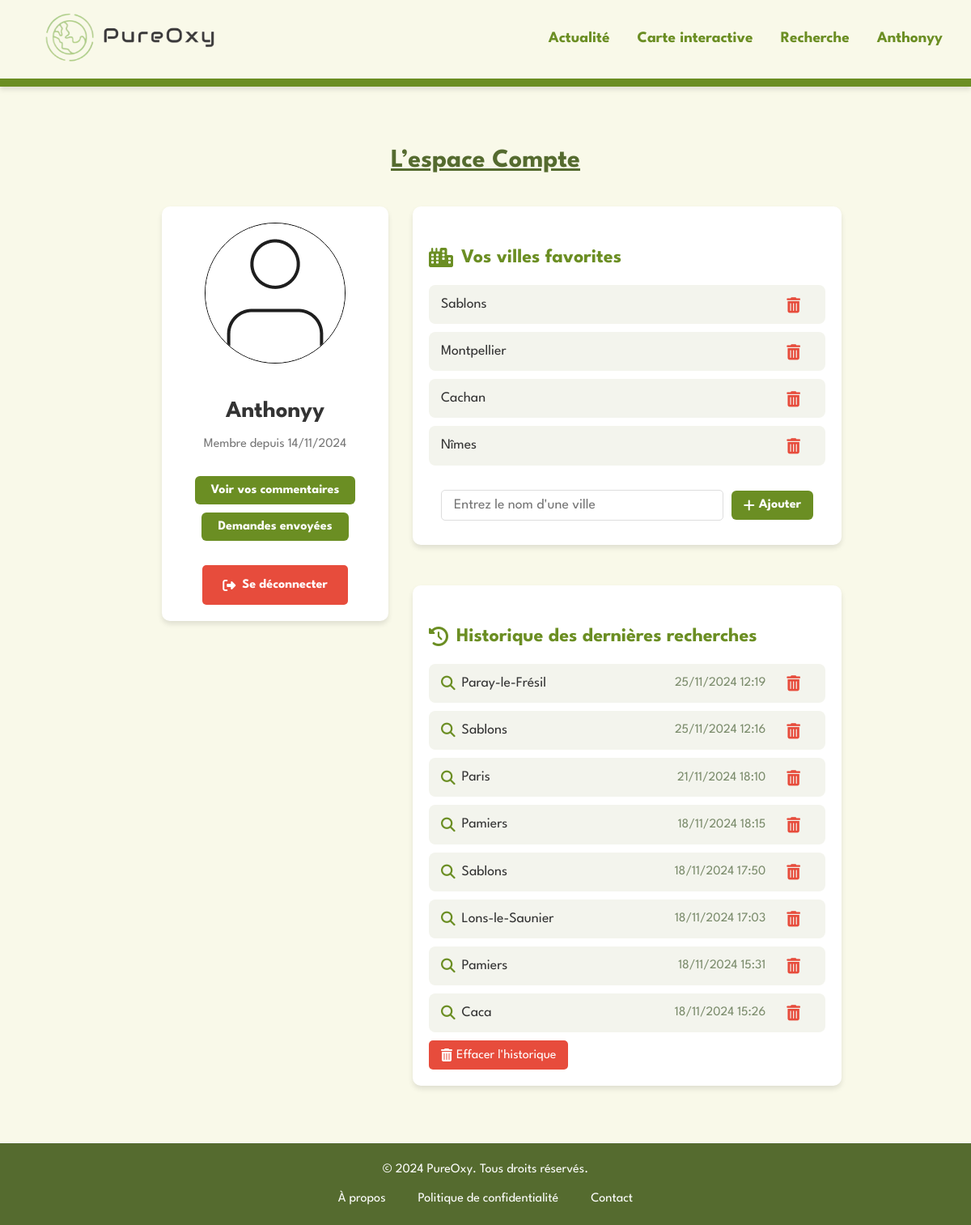
/pages/compte.php (signed in), run on the app's committed database.
### tables this page shows
CREATE TABLE IF NOT EXISTS `users` (
  `id` int NOT NULL AUTO_INCREMENT,
  `username` varchar(50) NOT NULL,
  `password` varchar(255) NOT NULL,
  `created_at` timestamp NULL DEFAULT CURRENT_TIMESTAMP,
  `profile_picture` varchar(255) DEFAULT '../images/user.png',
  `email` varchar(255) NOT NULL,
  PRIMARY KEY (`id`),
  UNIQUE KEY `username` (`username`)
);

CREATE TABLE IF NOT EXISTS `favorite_cities` (
  `id` int NOT NULL AUTO_INCREMENT,
  `user_id` int NOT NULL,
  `city_name` varchar(255) NOT NULL,
  PRIMARY KEY (`id`),
  KEY `user_id` (`user_id`)
);

CREATE TABLE IF NOT EXISTS `search_history` (
  `id` int NOT NULL AUTO_INCREMENT,
  `user_id` int NOT NULL,
  `search_query` varchar(255) NOT NULL,
  `search_date` timestamp NULL DEFAULT CURRENT_TIMESTAMP,
  PRIMARY KEY (`id`),
  KEY `user_id` (`user_id`)
);

### pages/compte.php (the view, shortened to what this page needs)
<?php
require '../bd/bd.php';
if (isset($_SESSION['user_id'])) {
    $user_id = $_SESSION['user_id'];
    $stmt = $conn->prepare("SELECT search_query, search_date FROM search_history WHERE user_id = ? ORDER BY search_date DESC LIMIT 7");
    if ($stmt) {
        $stmt->bind_param("i", $user_id);
        $stmt->execute();
        $result = $stmt->get_result();
        $search_history = $result->fetch_all(MYSQLI_ASSOC);
    }
    $stmt = $conn->prepare("SELECT city_name FROM favorite_cities WHERE user_id = ?");
    if ($stmt) {
        $stmt->bind_param("i", $user_id);
        $stmt->execute();
        $cities_result = $stmt->get_result();
        $favorite_cities = $cities_result->fetch_all(MYSQLI_ASSOC);
    }
    $stmt = $conn->prepare("SELECT * FROM users WHERE id = ?");
    if ($stmt) {
        $stmt->bind_param("i", $user_id);
        $stmt->execute();
        $user_result = $stmt->get_result();
        $user = $user_result->fetch_assoc();
    }
    $stmt = $conn->prepare("SELECT search_query, search_date FROM search_history WHERE user_id = ? ORDER BY search_date DESC LIMIT 10");
    if ($stmt) {
        $stmt->bind_param("i", $user_id);
        $stmt->execute();
        $history_result = $stmt->get_result();
        $search_history = $history_result->fetch_all(MYSQLI_ASSOC);
    }
}
?>
<!DOCTYPE html>
<html lang="fr">
<head>
    <link rel="stylesheet" href="https://cdnjs.cloudflare.com/ajax/libs/font-awesome/6.4.0/css/all.min.css" />
    <link rel="stylesheet" href="../styles/base.css">
    <link rel="stylesheet" href="../styles/includes.css">
    <link rel="stylesheet" href="../styles/commentaire.css">
    <link rel="stylesheet" href="../styles/recherche.css">
    <link rel="stylesheet" href="../styles/compte.css">
    <link rel="stylesheet" href="../styles/boutons.css">
    <link rel="stylesheet" href="../styles/messages.css">
</head>
<body>
<?php include '../includes/header.php'; ?>
<div class="compte-container">
    <h2>L’espace Compte</h2>
    <?php if (isset($_SESSION['user_id'])): ?>
        <div class="dashboard">
            <div class="profile-card">
                <div class="profile-avatar">
                    <img src="../images/user.png" alt="Photo de profil">
                </div>
                <div class="profile-info">
                    <h2><?= htmlspecialchars($_SESSION['username'], ENT_QUOTES, 'UTF-8') ?></h2>
                    <p>Membre depuis <?= isset($user['created_at']) ? date('d/m/Y', strtotime($user['created_at'])) : 'Date inconnue' ?></p>
                    <button id="view-comments-button">Voir vos commentaires</button>
                    <button id="view-requests-button">Demandes envoyées</button>
                    <a href="deconnecter.php" class="logout-button"><i class="fas fa-sign-out-alt"></i> Se déconnecter</a>
                </div>
            </div>
            <div class="dashboard-content">
                <div class="favorite-cities-section">
                    <h3><i class="fas fa-city"></i> Vos villes favorites</h3>
                   <?php if (!empty($favorite_cities)): ?>
                        <ul class="favorite-cities-list">
                            <?php foreach ($favorite_cities as $city): ?>
                                <li>
                                    <a href="../fonctionnalites/details.php?ville=<?= urlencode($city['city_name']) ?>" class="favorite-link">
                                        <?= htmlspecialchars($city['city_name'], ENT_QUOTES, 'UTF-8') ?>
                                    </a>
                                    <form method="post" class="delete-city-form">
                                        <button type="submit" name="delete_favorite_city"><i class="fas fa-trash-alt"></i></button>
                                    </form>
                                </li>
                            <?php endforeach; ?>
                        </ul>
                    <?php else: ?>
                        <p>Vous n'avez pas encore ajouté de villes favorites.</p>
                    <?php endif; ?>
                    <form method="post" class="favorite-city-form" id="favorite-city-form">
                        <input type="text" id="favorite-city-input" placeholder="Entrez le nom d'une ville" autocomplete="off" required>
                        <button type="submit" name="add_favorite_city" id="add-favorite-button" disabled><i class="fas fa-plus"></i> Ajouter</button>
                    </form>
                </div>
                <div class="history-section">
                    <h3><i class="fas fa-history"></i>Historique des dernières recherches</h3>
                    <?php if (!empty($search_history)): ?>
                        <ul class="history-list">
                            <?php foreach ($search_history as $search): ?>
                                <li>
                                    <a href="../fonctionnalites/details.php?ville=<?= urlencode($search['search_query']) ?>" class="search-query">
                                        <i class="fas fa-search"></i> <?= htmlspecialchars($search['search_query'], ENT_QUOTES, 'UTF-8') ?>
                                    </a>
                                    <span class="search-date"><?= date('d/m/Y H:i', strtotime($search['search_date'])) ?></span>
                                    <form method="post" class="delete-search-form">
                                        <button type="submit" name="delete_search"><i class="fas fa-trash-alt"></i></button>
                                    </form>
                                </li>
                            <?php endforeach; ?>
                        </ul>
                        <form method="post" class="clear-history-form" id="clear-history-form">
                            <button type="submit" name="clear_history" class="clear-history-button"><i class="fas fa-trash-alt"></i> Effacer l'historique</button>
                        </form>
                    <?php else: ?>
                        <p>Vous n'avez pas encore effectué de recherches.</p>
                    <?php endif; ?>
                </div>
            </div>
        </div>
    <?php endif; ?>
</div>
<?php include '../includes/footer.php'; ?>
</body>
</html>

### styles/base.css (style rules this page uses)
body { font-family: 'League Spartan', sans-serif; background-color: #f9f9e9; color: #7A8B6B; margin: 0; padding: 0; line-height: 1.6; font-size: 16px; }
html, body { height: 100%; margin: 0; }
h2 { text-align: center; font-weight: bold; text-decoration: underline; color: darkolivegreen; font-size: 2em; }
ul, li { list-style: none; }
a { color: green; }

### styles/includes.css (style rules this page uses)
body, html { min-height: 100%; display: flex; flex-direction: column; }

### styles/compte.css (style rules this page uses)
.compte-container { max-width: 800px; margin: 0 auto; padding: 40px 20px; text-align: center; }
.dashboard { display: flex; flex-direction: row; align-items: flex-start; margin-top: 30px; gap: 30px; }
.dashboard-content { width: 65%; display: flex; flex-direction: column; gap: 20px; }
.profile-card { background-color: #ffffff; flex: 0 0 30%; max-width: 300px; padding: 20px; border-radius: 10px; box-shadow: 0 4px 6px rgba(0, 0, 0, 0.1); }
.profile-card img { border-radius: 100px; border: 1px solid black; }
.profile-avatar { font-size: 4em; color: #6b8e23; text-align: center; }
.profile-info h2 { font-size: 1.8em; color: #333; margin: 0; text-decoration: none; }
.profile-info p { color: #777; margin-top: 5px; }
.favorite-cities-section { width: 100%; max-width: 600px; background-color: #ffffff; padding: 20px; margin: auto; border-radius: 10px; box-shadow: 0 4px 6px rgba(0, 0, 0, 0.1); text-align: left; }
.favorite-cities-section h3 { font-size: 1.5em; color: #6b8e23; margin-bottom: 15px; display: flex; align-items: center; }
.favorite-cities-list { list-style: none; padding: 0; margin: 0; }
.favorite-cities-list li { background-color: #f3f4ed; padding: 10px 15px; margin-bottom: 10px; border-radius: 8px; display: flex; justify-content: space-between; align-items: center; transition: background-color 0.2s; color : darkolivegreen; }
.favorite-link { font-size: 1.1em; color: #333; text-decoration: none; }
.favorite-city-form { display: flex; align-items: center; justify-content: space-between; gap: 10px; margin-top: 20px; padding: 10px 15px; border-radius: 8px; position: relative; }
.favorite-city-form input[type="text"] { width: 100%; font-family: "League Spartan", sans-serif; font-size: 1.1em; flex: 1; padding: 10px 15px; border: 1px solid #ddd; border-radius: 5px; color: #333; transition: border-color 0.3s ease, box-shadow 0.3s ease; }
.history-section { width: 100%; max-width: 600px; background-color: #ffffff; padding: 20px; margin: 30px auto; border-radius: 10px; box-shadow: 0 4px 6px rgba(0, 0, 0, 0.1); text-align: left; }
.history-section h3 { font-size: 1.5em; color: #6b8e23; margin-bottom: 15px; display: flex; align-items: center; }
.history-list { list-style: none; padding: 0; margin: 0; }
.history-list li { background-color: #f3f4ed; padding: 10px 15px; margin-bottom: 10px; border-radius: 8px; display: flex; justify-content: space-between; align-items: center; gap : 20px; transition: background-color 0.2s; }
.history-list li .search-query { flex : 1 ; font-size: 1.1em; color: #333; display: flex; align-items: center; text-decoration: none; }
.history-list li .search-query i { margin-right: 8px; color: #6b8e23; }
.fa-solid, .fas { font-weight: 900; margin-right: 10px; }

### data on the page
users: created_at "14/11/2024"
favorite_cities: city_name "Sablons"
favorite_cities: city_name "Montpellier"
favorite_cities: city_name "Cachan"
favorite_cities: city_name "Nîmes"
search_history: search_query "Paray-le-Frésil", search_date "25/11/2024 12:19"
search_history: search_query "Sablons", search_date "25/11/2024 12:16"
search_history: search_query "Paris", search_date "21/11/2024 18:10"
search_history: search_query "Pamiers", search_date "18/11/2024 18:15"
search_history: search_query "Sablons", search_date "18/11/2024 17:50"
search_history: search_query "Lons-le-Saunier", search_date "18/11/2024 17:03"
search_history: search_query "Pamiers", search_date "18/11/2024 15:31"
search_history: search_query "Caca", search_date "18/11/2024 15:26"

### other printed values
$_SESSION['username'] "Anthonyy"
